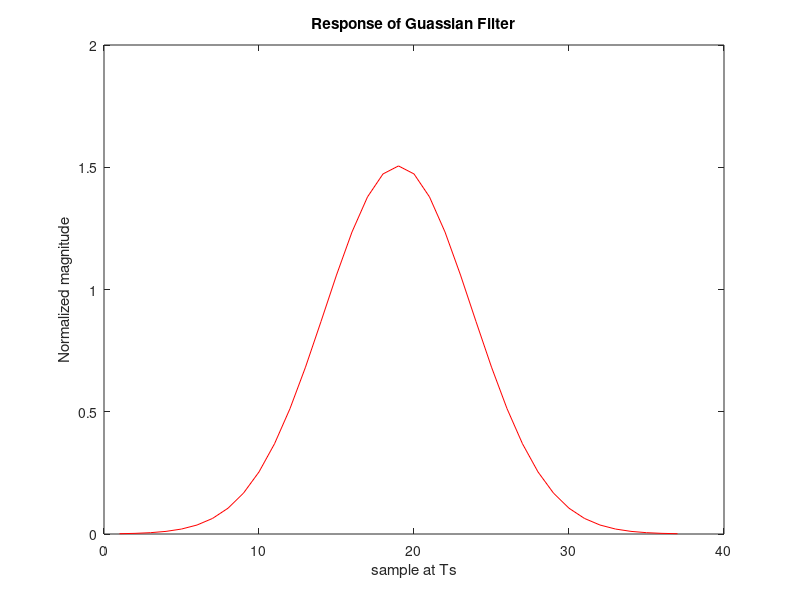
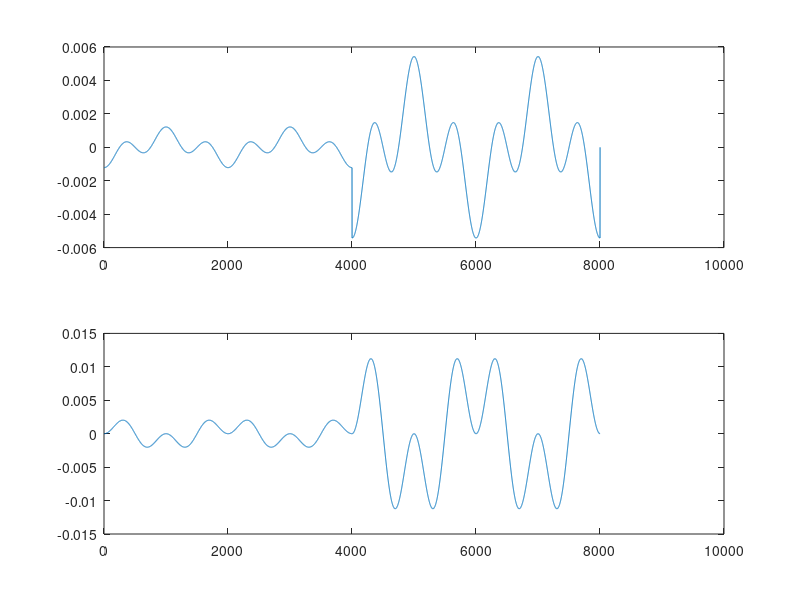
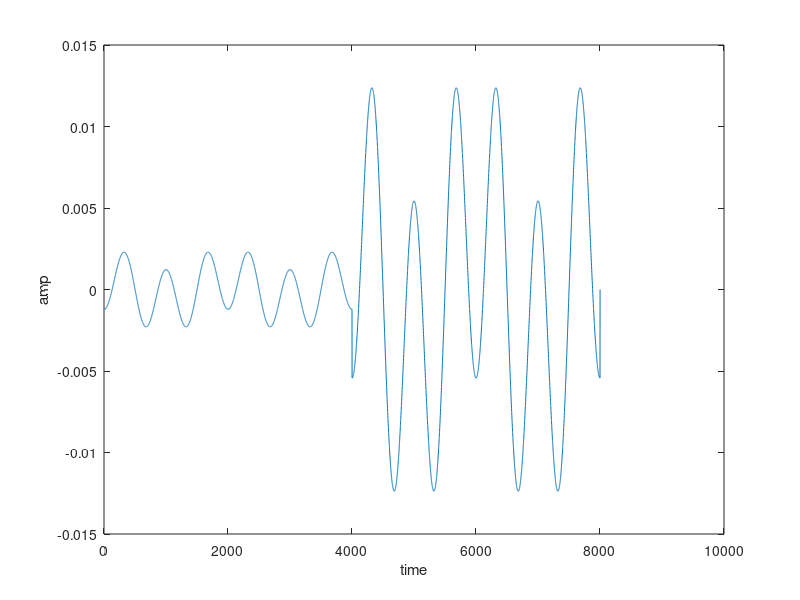

MATLAB code for these plots, in order:
% generate GMSK modulation
clc;
close all;
clear all;
DRate=1; %data rate for 1 bit in 1 sec
M=18; %no of samples per bit
N=36; %no of bits for simulation
BT=0.5; %BW*period (cannot change)
T=1/DRate; %dataperiod ...1 bit in 1 sec
Ts=T/M; % chens value more than needed;
k=[-18:18]; %only introduces more delay
%construction of guassian filter by shaping of data bits
alpha=sqrt(log(2))/(2*pi*BT);
h=exp(-(k*Ts).^2/(2*alpha^2*T^2))/(sqrt(2*pi)*alpha*T); %guassian filter respnse in time domain
figure(1)
plot(h,'-r') ;
title('Response of Guassian Filter');
xlabel('sample at Ts');
ylabel('Normalized magnitude');
ipbit=[1 1 0 0 0 1 1 1];
m=filter(h,1,ipbit);
m_sig=[]; fc=1;
fs=10^3;
w=2*pi*fc;
T=1;
% weighting function generator
t=-1:1/fs:7;
%advanced inphase %length is 8fs+1
t1=0:1/fs:8; %quadrature %length is 8fs+1
cos_w=cos(2*pi*t/2); %inphase
sin_w=sin(2*pi*t1/2);
ai=ipbit(1:2:end);
aq=ipbit(2:2:end);
m1=filter(h,1,ai);
m2=filter(h,1,aq);
ai_c=[];
aq_s=[];
ai_c=kron(m1(1:2:end),ones(1,4000));
aq_s=kron(m2(2:2:end),ones(1,4000));
ai_c=[ai_c zeros(1,1)];
aq_s=[zeros(1,1) aq_s];
aii=ai_c.*cos_w;
aqq=aq_s.*sin_w;
i=aii.*cos(w*t);
q=aqq.*sin(w*t);
m_sig=i+q;
figure(2)
subplot(2,1,1)
plot(i);
subplot(2,1,2)
plot(q);
figure(3)
plot(m_sig);
xlabel('time');
ylabel('amp');
